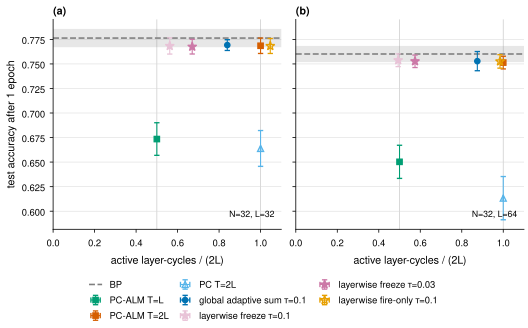

Reproduce this figure in Python.
"""Test accuracy vs. active layer-cycles (fraction of the fixed T=2L schedule).

Regenerate: uv run --no-project --with matplotlib --with numpy python acc-vs-active.py
"""

import json
import os

from orx_figstyle import (
    BASELINE,
    MUTED,
    PALETTE,
    TEXT,
    family,
    figure_grid,
    panel_labels,
    save,
    use_style,
)

RUNS = "/Users/sidvivek/.local/share/openresearch/files/augmented-lagrangian-predictive-coding/runs"
CELLS = [(32, 32), (32, 64)]


def tag(n, l, variant):
    return f"fashion_relu_n{n}_l{l}_{variant}"


def load_aggregate(n, l, variant):
    path = os.path.join(RUNS, tag(n, l, variant), "aggregate.json")
    if not os.path.exists(path):
        return None
    with open(path) as handle:
        return json.load(handle)


def active_frac(agg, l):
    """Active layer-cycles as a fraction of the fixed T=2L schedule.

    Layerwise runs report the exact quantity directly. Every other method
    activates all layers every cycle, so mean_inf_steps/(2L) is exact for
    them too.
    """
    if "active_layer_cycles_frac_mean" in agg:
        return agg["active_layer_cycles_frac_mean"], agg["active_layer_cycles_frac_std"]
    x = agg["mean_inf_steps_mean"] / (2 * l)
    xerr = agg["mean_inf_steps_std"] / (2 * l)
    return x, xerr


def main():
    use_style()
    fig, axes = figure_grid(1, 2, width=TEXT, ratio=0.62, sharey=True)

    freeze_colors = family("purple", 2)

    handles, labels = [], []

    for i, (n, l) in enumerate(CELLS):
        ax = axes[i]
        ax.axvline(0.5, color=MUTED, linewidth=0.6, zorder=0)
        ax.axvline(1.0, color=MUTED, linewidth=0.6, zorder=0)

        # BP: horizontal dashed line with a shaded +/- std band.
        bp = load_aggregate(n, l, "bp")
        if bp is not None:
            mean = bp["final_test_acc_mean"]
            std = bp["final_test_acc_std"]
            (line,) = ax.plot(
                [0, 1.1], [mean, mean],
                linestyle="--", color=BASELINE, linewidth=1.2, zorder=2,
            )
            ax.fill_between([0, 1.1], mean - std, mean + std, color=BASELINE, alpha=0.18, linewidth=0)
            if "BP" not in labels:
                handles.append(line)
                labels.append("BP")

        # Fixed-budget PC-ALM T=L, T=2L: filled squares.
        for variant, mk_label, color in (
            ("pcalm_L", "PC-ALM T=L", PALETTE["green"]),
            ("pcalm_2L", "PC-ALM T=2L", PALETTE["red"]),
        ):
            agg = load_aggregate(n, l, variant)
            if agg is None:
                continue
            x, xerr = active_frac(agg, l)
            y = agg["final_test_acc_mean"]
            yerr = agg["final_test_acc_std"]
            h = ax.errorbar(
                x, y, xerr=xerr, yerr=yerr,
                marker="s", color=color, linestyle="none", markersize=4, capsize=2,
                elinewidth=0.8, zorder=3,
            )
            if mk_label not in labels:
                handles.append(h)
                labels.append(mk_label)

        # PC T=2L: open triangle.
        agg = load_aggregate(n, l, "pc_2L")
        if agg is not None:
            x, xerr = active_frac(agg, l)
            y = agg["final_test_acc_mean"]
            yerr = agg["final_test_acc_std"]
            h = ax.errorbar(
                x, y, xerr=xerr, yerr=yerr,
                marker="^", markerfacecolor="none", markeredgecolor=PALETTE["cyan"],
                color=PALETTE["cyan"], linestyle="none", markersize=4.5, capsize=2,
                elinewidth=0.8, zorder=3,
            )
            if "PC T=2L" not in labels:
                handles.append(h)
                labels.append("PC T=2L")

        # Global adaptive sum, tau=0.1: filled circle.
        agg = load_aggregate(n, l, "adaptive_sum_tau0.1_tmax3L")
        if agg is not None:
            x, xerr = active_frac(agg, l)
            y = agg["final_test_acc_mean"]
            yerr = agg["final_test_acc_std"]
            h = ax.errorbar(
                x, y, xerr=xerr, yerr=yerr,
                marker="o", color=PALETTE["blue"], linestyle="none", markersize=4, capsize=2,
                elinewidth=0.8, zorder=4,
            )
            lbl = "global adaptive sum τ=0.1"
            if lbl not in labels:
                handles.append(h)
                labels.append(lbl)

        # Layerwise freeze, tau in {0.1, 0.03}: filled stars, 2-shade family.
        for tau, color in zip((0.1, 0.03), freeze_colors):
            variant = f"layerwise_freeze_tau{tau}_tmax3L"
            agg = load_aggregate(n, l, variant)
            if agg is None:
                continue
            x, xerr = active_frac(agg, l)
            y = agg["final_test_acc_mean"]
            yerr = agg["final_test_acc_std"]
            h = ax.errorbar(
                x, y, xerr=xerr, yerr=yerr,
                marker="*", color=color, linestyle="none", markersize=7, capsize=2,
                elinewidth=0.8, zorder=5,
            )
            lbl = f"layerwise freeze τ={tau}"
            if lbl not in labels:
                handles.append(h)
                labels.append(lbl)

        # Layerwise fire_only, tau=0.1: open star.
        agg = load_aggregate(n, l, "layerwise_fire_only_tau0.1_tmax3L")
        if agg is not None:
            x, xerr = active_frac(agg, l)
            y = agg["final_test_acc_mean"]
            yerr = agg["final_test_acc_std"]
            h = ax.errorbar(
                x, y, xerr=xerr, yerr=yerr,
                marker="*", markerfacecolor="none", markeredgecolor=PALETTE["orange"],
                color=PALETTE["orange"], linestyle="none", markersize=7, capsize=2,
                elinewidth=0.8, zorder=5,
            )
            lbl = "layerwise fire-only τ=0.1"
            if lbl not in labels:
                handles.append(h)
                labels.append(lbl)

        ax.set_xlim(0, 1.1)
        ax.set_xlabel("active layer-cycles / (2L)")
        if i == 0:
            ax.set_ylabel("test accuracy after 1 epoch")
        ax.text(
            0.97, 0.05, f"N={n}, L={l}",
            transform=ax.transAxes, ha="right", va="bottom", fontsize=6.5,
        )

    panel_labels(axes)
    fig.legend(
        handles, labels, loc="outside lower center", ncol=3, frameon=False,
    )

    save(
        fig,
        "/Users/sidvivek/.local/share/openresearch/files/augmented-lagrangian-predictive-coding/adaptive-budget-phase2/figures/acc-vs-active",
    )


if __name__ == "__main__":
    main()
